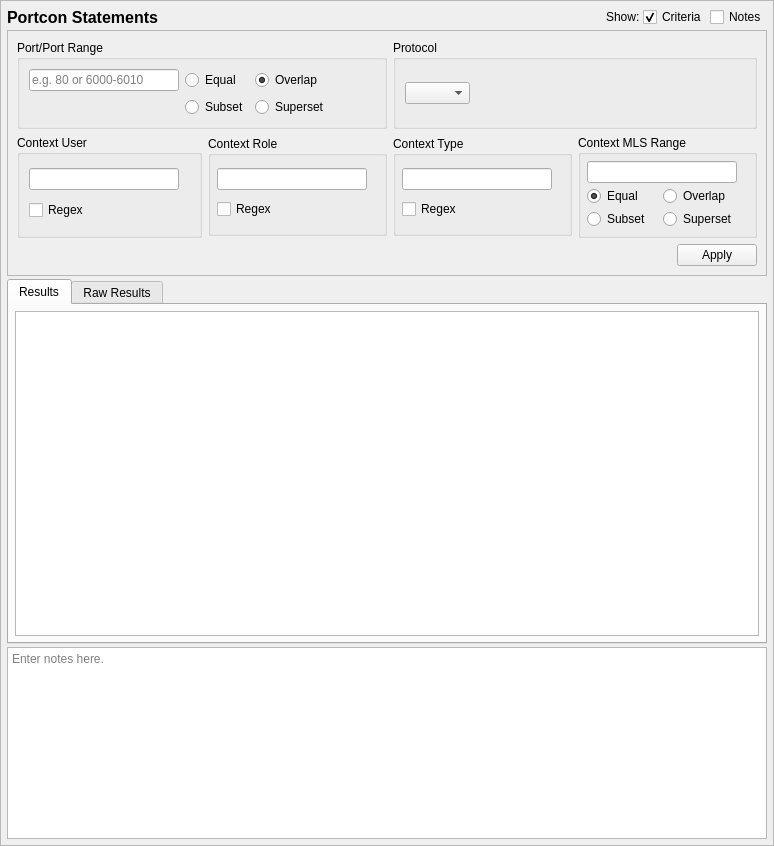
<?xml version="1.0" encoding="UTF-8"?>
<ui version="4.0">
 <class>PortconQueryTab_ui</class>
 <widget class="QScrollArea" name="PortconQueryTab_ui">
  <property name="geometry">
   <rect>
    <x>0</x>
    <y>0</y>
    <width>774</width>
    <height>846</height>
   </rect>
  </property>
  <property name="sizeAdjustPolicy">
   <enum>QAbstractScrollArea::AdjustToContents</enum>
  </property>
  <property name="widgetResizable">
   <bool>true</bool>
  </property>
  <widget class="QWidget" name="contents">
   <property name="geometry">
    <rect>
     <x>0</x>
     <y>0</y>
     <width>772</width>
     <height>844</height>
    </rect>
   </property>
   <property name="minimumSize">
    <size>
     <width>0</width>
     <height>0</height>
    </size>
   </property>
   <layout class="QGridLayout" name="gridLayout_9">
    <property name="leftMargin">
     <number>6</number>
    </property>
    <property name="topMargin">
     <number>6</number>
    </property>
    <property name="rightMargin">
     <number>6</number>
    </property>
    <property name="bottomMargin">
     <number>6</number>
    </property>
    <property name="spacing">
     <number>3</number>
    </property>
    <item row="3" column="0" colspan="5">
     <widget class="QTextEdit" name="notes">
      <property name="sizePolicy">
       <sizepolicy hsizetype="Preferred" vsizetype="Preferred">
        <horstretch>0</horstretch>
        <verstretch>0</verstretch>
       </sizepolicy>
      </property>
      <property name="minimumSize">
       <size>
        <width>0</width>
        <height>80</height>
       </size>
      </property>
      <property name="toolTip">
       <string>Optionally enter notes here about the query.</string>
      </property>
      <property name="placeholderText">
       <string>Enter notes here.</string>
      </property>
     </widget>
    </item>
    <item row="0" column="4">
     <widget class="QCheckBox" name="notes_expander">
      <property name="toolTip">
       <string>Show or hide the notes field (no data is lost)</string>
      </property>
      <property name="text">
       <string>Notes</string>
      </property>
     </widget>
    </item>
    <item row="0" column="3">
     <widget class="QCheckBox" name="criteria_expander">
      <property name="toolTip">
       <string>Show or hide the search criteria (no settings are lost)</string>
      </property>
      <property name="text">
       <string>Criteria</string>
      </property>
      <property name="checked">
       <bool>true</bool>
      </property>
     </widget>
    </item>
    <item row="0" column="0">
     <widget class="QLabel" name="label">
      <property name="sizePolicy">
       <sizepolicy hsizetype="Preferred" vsizetype="Fixed">
        <horstretch>0</horstretch>
        <verstretch>0</verstretch>
       </sizepolicy>
      </property>
      <property name="maximumSize">
       <size>
        <width>16777215</width>
        <height>20</height>
       </size>
      </property>
      <property name="font">
       <font>
        <pointsize>12</pointsize>
        <weight>75</weight>
        <bold>true</bold>
       </font>
      </property>
      <property name="text">
       <string>Portcon Statements</string>
      </property>
     </widget>
    </item>
    <item row="0" column="2">
     <widget class="QLabel" name="label_2">
      <property name="text">
       <string>Show:</string>
      </property>
     </widget>
    </item>
    <item row="0" column="1">
     <spacer name="horizontalSpacer_5">
      <property name="orientation">
       <enum>Qt::Horizontal</enum>
      </property>
      <property name="sizeHint" stdset="0">
       <size>
        <width>40</width>
        <height>20</height>
       </size>
      </property>
     </spacer>
    </item>
    <item row="2" column="0" colspan="5">
     <widget class="QTabWidget" name="results_frame">
      <property name="sizePolicy">
       <sizepolicy hsizetype="Preferred" vsizetype="MinimumExpanding">
        <horstretch>0</horstretch>
        <verstretch>1</verstretch>
       </sizepolicy>
      </property>
      <property name="currentIndex">
       <number>0</number>
      </property>
      <widget class="QWidget" name="results_framePage1">
       <property name="sizePolicy">
        <sizepolicy hsizetype="Preferred" vsizetype="MinimumExpanding">
         <horstretch>0</horstretch>
         <verstretch>0</verstretch>
        </sizepolicy>
       </property>
       <attribute name="title">
        <string>Results</string>
       </attribute>
       <layout class="QVBoxLayout" name="verticalLayout_3">
        <property name="leftMargin">
         <number>6</number>
        </property>
        <property name="topMargin">
         <number>6</number>
        </property>
        <property name="rightMargin">
         <number>6</number>
        </property>
        <property name="bottomMargin">
         <number>6</number>
        </property>
        <item>
         <widget class="SEToolsTableView" name="table_results">
          <property name="sizePolicy">
           <sizepolicy hsizetype="Preferred" vsizetype="MinimumExpanding">
            <horstretch>0</horstretch>
            <verstretch>0</verstretch>
           </sizepolicy>
          </property>
          <property name="sizeAdjustPolicy">
           <enum>QAbstractScrollArea::AdjustIgnored</enum>
          </property>
          <property name="alternatingRowColors">
           <bool>true</bool>
          </property>
          <property name="sortingEnabled">
           <bool>true</bool>
          </property>
         </widget>
        </item>
       </layout>
      </widget>
      <widget class="QWidget" name="results_framePage2">
       <property name="sizePolicy">
        <sizepolicy hsizetype="Preferred" vsizetype="MinimumExpanding">
         <horstretch>0</horstretch>
         <verstretch>0</verstretch>
        </sizepolicy>
       </property>
       <attribute name="title">
        <string>Raw Results</string>
       </attribute>
       <layout class="QVBoxLayout" name="verticalLayout_2">
        <property name="leftMargin">
         <number>6</number>
        </property>
        <property name="topMargin">
         <number>6</number>
        </property>
        <property name="rightMargin">
         <number>6</number>
        </property>
        <property name="bottomMargin">
         <number>6</number>
        </property>
        <item>
         <widget class="QPlainTextEdit" name="raw_results">
          <property name="sizePolicy">
           <sizepolicy hsizetype="Preferred" vsizetype="MinimumExpanding">
            <horstretch>0</horstretch>
            <verstretch>0</verstretch>
           </sizepolicy>
          </property>
          <property name="minimumSize">
           <size>
            <width>0</width>
            <height>0</height>
           </size>
          </property>
          <property name="font">
           <font>
            <family>Monospace</family>
           </font>
          </property>
          <property name="documentTitle">
           <string/>
          </property>
          <property name="lineWrapMode">
           <enum>QPlainTextEdit::NoWrap</enum>
          </property>
          <property name="readOnly">
           <bool>true</bool>
          </property>
         </widget>
        </item>
       </layout>
      </widget>
     </widget>
    </item>
    <item row="1" column="0" colspan="5">
     <widget class="QFrame" name="criteria_frame">
      <property name="maximumSize">
       <size>
        <width>16777215</width>
        <height>16777215</height>
       </size>
      </property>
      <property name="frameShape">
       <enum>QFrame::StyledPanel</enum>
      </property>
      <property name="frameShadow">
       <enum>QFrame::Raised</enum>
      </property>
      <layout class="QGridLayout" name="gridLayout_3">
       <item row="1" column="3" rowspan="2">
        <widget class="QGroupBox" name="range_criteria">
         <property name="maximumSize">
          <size>
           <width>16777215</width>
           <height>16777215</height>
          </size>
         </property>
         <property name="title">
          <string>Context MLS Range</string>
         </property>
         <layout class="QGridLayout" name="gridLayout_8">
          <property name="leftMargin">
           <number>6</number>
          </property>
          <property name="topMargin">
           <number>6</number>
          </property>
          <property name="rightMargin">
           <number>6</number>
          </property>
          <property name="bottomMargin">
           <number>6</number>
          </property>
          <property name="spacing">
           <number>3</number>
          </property>
          <item row="2" column="1">
           <widget class="QRadioButton" name="range_exact">
            <property name="toolTip">
             <string>Match the context's range if the criteria is equal to the context's range.</string>
            </property>
            <property name="text">
             <string>Equal</string>
            </property>
            <property name="checked">
             <bool>true</bool>
            </property>
           </widget>
          </item>
          <item row="2" column="2">
           <widget class="QRadioButton" name="range_overlap">
            <property name="toolTip">
             <string>Match the context's range if the criteria overlaps the context's range.</string>
            </property>
            <property name="text">
             <string>Overlap</string>
            </property>
           </widget>
          </item>
          <item row="3" column="1">
           <widget class="QRadioButton" name="range_subset">
            <property name="toolTip">
             <string>Match the context's range if the criteria is a subset of the context's range.</string>
            </property>
            <property name="text">
             <string>Subset</string>
            </property>
           </widget>
          </item>
          <item row="3" column="2">
           <widget class="QRadioButton" name="range_superset">
            <property name="toolTip">
             <string>Match the context's range if the criteria is a superset to the context's range.</string>
            </property>
            <property name="text">
             <string>Superset</string>
            </property>
           </widget>
          </item>
          <item row="1" column="1" colspan="2">
           <widget class="QLineEdit" name="range_">
            <property name="sizePolicy">
             <sizepolicy hsizetype="Preferred" vsizetype="Fixed">
              <horstretch>0</horstretch>
              <verstretch>0</verstretch>
             </sizepolicy>
            </property>
            <property name="minimumSize">
             <size>
              <width>150</width>
              <height>20</height>
             </size>
            </property>
            <property name="maximumSize">
             <size>
              <width>250</width>
              <height>16777215</height>
             </size>
            </property>
           </widget>
          </item>
          <item row="1" column="3">
           <spacer name="horizontalSpacer_7">
            <property name="orientation">
             <enum>Qt::Horizontal</enum>
            </property>
            <property name="sizeHint" stdset="0">
             <size>
              <width>40</width>
              <height>20</height>
             </size>
            </property>
           </spacer>
          </item>
         </layout>
        </widget>
       </item>
       <item row="3" column="3">
        <widget class="QDialogButtonBox" name="buttonBox">
         <property name="standardButtons">
          <set>QDialogButtonBox::Apply</set>
         </property>
        </widget>
       </item>
       <item row="1" column="2" rowspan="2">
        <widget class="QGroupBox" name="type_criteria">
         <property name="maximumSize">
          <size>
           <width>16777215</width>
           <height>100</height>
          </size>
         </property>
         <property name="title">
          <string>Context Type</string>
         </property>
         <layout class="QGridLayout" name="gridLayout_5">
          <property name="leftMargin">
           <number>6</number>
          </property>
          <property name="topMargin">
           <number>6</number>
          </property>
          <property name="rightMargin">
           <number>6</number>
          </property>
          <property name="bottomMargin">
           <number>6</number>
          </property>
          <property name="spacing">
           <number>3</number>
          </property>
          <item row="1" column="1">
           <widget class="QCheckBox" name="type_regex">
            <property name="toolTip">
             <string>Use regular expressions to match the context's type.</string>
            </property>
            <property name="text">
             <string>Regex</string>
            </property>
           </widget>
          </item>
          <item row="0" column="1">
           <widget class="QLineEdit" name="type_">
            <property name="sizePolicy">
             <sizepolicy hsizetype="Preferred" vsizetype="Fixed">
              <horstretch>0</horstretch>
              <verstretch>0</verstretch>
             </sizepolicy>
            </property>
            <property name="minimumSize">
             <size>
              <width>150</width>
              <height>0</height>
             </size>
            </property>
            <property name="maximumSize">
             <size>
              <width>250</width>
              <height>16777215</height>
             </size>
            </property>
           </widget>
          </item>
          <item row="0" column="2">
           <spacer name="horizontalSpacer_6">
            <property name="orientation">
             <enum>Qt::Horizontal</enum>
            </property>
            <property name="sizeHint" stdset="0">
             <size>
              <width>40</width>
              <height>20</height>
             </size>
            </property>
           </spacer>
          </item>
         </layout>
        </widget>
       </item>
       <item row="1" column="1" rowspan="2">
        <widget class="QGroupBox" name="role_criteria">
         <property name="maximumSize">
          <size>
           <width>16777215</width>
           <height>100</height>
          </size>
         </property>
         <property name="title">
          <string>Context Role</string>
         </property>
         <layout class="QGridLayout" name="gridLayout_2">
          <property name="leftMargin">
           <number>6</number>
          </property>
          <property name="topMargin">
           <number>6</number>
          </property>
          <property name="rightMargin">
           <number>6</number>
          </property>
          <property name="bottomMargin">
           <number>6</number>
          </property>
          <property name="spacing">
           <number>3</number>
          </property>
          <item row="0" column="0">
           <widget class="QLineEdit" name="role">
            <property name="sizePolicy">
             <sizepolicy hsizetype="Preferred" vsizetype="Fixed">
              <horstretch>0</horstretch>
              <verstretch>0</verstretch>
             </sizepolicy>
            </property>
            <property name="minimumSize">
             <size>
              <width>150</width>
              <height>0</height>
             </size>
            </property>
            <property name="maximumSize">
             <size>
              <width>250</width>
              <height>16777215</height>
             </size>
            </property>
           </widget>
          </item>
          <item row="1" column="0">
           <widget class="QCheckBox" name="role_regex">
            <property name="enabled">
             <bool>true</bool>
            </property>
            <property name="toolTip">
             <string>Use regular expressions to match the context's role.</string>
            </property>
            <property name="text">
             <string>Regex</string>
            </property>
           </widget>
          </item>
          <item row="0" column="1">
           <spacer name="horizontalSpacer_4">
            <property name="orientation">
             <enum>Qt::Horizontal</enum>
            </property>
            <property name="sizeHint" stdset="0">
             <size>
              <width>40</width>
              <height>20</height>
             </size>
            </property>
           </spacer>
          </item>
         </layout>
        </widget>
       </item>
       <item row="1" column="0" rowspan="2">
        <widget class="QGroupBox" name="user_critera">
         <property name="title">
          <string>Context User</string>
         </property>
         <layout class="QGridLayout" name="gridLayout_6">
          <item row="0" column="0">
           <widget class="QLineEdit" name="user">
            <property name="sizePolicy">
             <sizepolicy hsizetype="Preferred" vsizetype="Fixed">
              <horstretch>0</horstretch>
              <verstretch>0</verstretch>
             </sizepolicy>
            </property>
            <property name="minimumSize">
             <size>
              <width>150</width>
              <height>0</height>
             </size>
            </property>
           </widget>
          </item>
          <item row="1" column="0">
           <widget class="QCheckBox" name="user_regex">
            <property name="toolTip">
             <string>Use regular expressions to match the context's user.</string>
            </property>
            <property name="text">
             <string>Regex</string>
            </property>
           </widget>
          </item>
          <item row="0" column="1">
           <spacer name="horizontalSpacer_3">
            <property name="orientation">
             <enum>Qt::Horizontal</enum>
            </property>
            <property name="sizeHint" stdset="0">
             <size>
              <width>40</width>
              <height>20</height>
             </size>
            </property>
           </spacer>
          </item>
         </layout>
        </widget>
       </item>
       <item row="0" column="0" colspan="2">
        <widget class="QGroupBox" name="port_criteria">
         <property name="title">
          <string>Port/Port Range</string>
         </property>
         <layout class="QGridLayout" name="gridLayout">
          <item row="0" column="0">
           <widget class="QLineEdit" name="ports">
            <property name="sizePolicy">
             <sizepolicy hsizetype="Preferred" vsizetype="Fixed">
              <horstretch>0</horstretch>
              <verstretch>0</verstretch>
             </sizepolicy>
            </property>
            <property name="minimumSize">
             <size>
              <width>150</width>
              <height>0</height>
             </size>
            </property>
            <property name="placeholderText">
             <string>e.g. 80 or 6000-6010</string>
            </property>
           </widget>
          </item>
          <item row="1" column="3">
           <widget class="QRadioButton" name="ports_superset">
            <property name="toolTip">
             <string>Match the port range if the criteria is a superset to the portcon's port range.</string>
            </property>
            <property name="text">
             <string>Superset</string>
            </property>
           </widget>
          </item>
          <item row="0" column="3">
           <widget class="QRadioButton" name="ports_overlap">
            <property name="toolTip">
             <string>Match the port range if the criteria overlaps the portcon's port range.</string>
            </property>
            <property name="text">
             <string>Overlap</string>
            </property>
            <property name="checked">
             <bool>true</bool>
            </property>
           </widget>
          </item>
          <item row="0" column="2">
           <widget class="QRadioButton" name="ports_exact">
            <property name="toolTip">
             <string>Match the port range if the criteria is equal to the portcon's port range.</string>
            </property>
            <property name="text">
             <string>Equal</string>
            </property>
            <property name="checked">
             <bool>false</bool>
            </property>
           </widget>
          </item>
          <item row="1" column="2">
           <widget class="QRadioButton" name="ports_subset">
            <property name="toolTip">
             <string>Match the port range if the criteria is a subset of the portcon's port range.</string>
            </property>
            <property name="text">
             <string>Subset</string>
            </property>
           </widget>
          </item>
          <item row="0" column="4">
           <spacer name="horizontalSpacer">
            <property name="orientation">
             <enum>Qt::Horizontal</enum>
            </property>
            <property name="sizeHint" stdset="0">
             <size>
              <width>40</width>
              <height>20</height>
             </size>
            </property>
           </spacer>
          </item>
         </layout>
        </widget>
       </item>
       <item row="0" column="2" colspan="2">
        <widget class="QGroupBox" name="protocol_criteria">
         <property name="title">
          <string>Protocol</string>
         </property>
         <layout class="QGridLayout" name="gridLayout_4">
          <item row="0" column="1">
           <spacer name="horizontalSpacer_2">
            <property name="orientation">
             <enum>Qt::Horizontal</enum>
            </property>
            <property name="sizeHint" stdset="0">
             <size>
              <width>40</width>
              <height>20</height>
             </size>
            </property>
           </spacer>
          </item>
          <item row="0" column="0">
           <widget class="QComboBox" name="protocol">
            <item>
             <property name="text">
              <string/>
             </property>
            </item>
            <item>
             <property name="text">
              <string>DCCP</string>
             </property>
            </item>
            <item>
             <property name="text">
              <string>TCP</string>
             </property>
            </item>
            <item>
             <property name="text">
              <string>UDP</string>
             </property>
            </item>
           </widget>
          </item>
         </layout>
        </widget>
       </item>
      </layout>
      <zorder>role_criteria</zorder>
      <zorder>type_criteria</zorder>
      <zorder>user_critera</zorder>
      <zorder>range_criteria</zorder>
      <zorder>buttonBox</zorder>
      <zorder>protocol_criteria</zorder>
      <zorder>port_criteria</zorder>
     </widget>
    </item>
   </layout>
  </widget>
 </widget>
 <customwidgets>
  <customwidget>
   <class>SEToolsTableView</class>
   <extends>QTableView</extends>
   <header>setoolsgui/tableview.h</header>
  </customwidget>
 </customwidgets>
 <tabstops>
  <tabstop>criteria_expander</tabstop>
  <tabstop>notes_expander</tabstop>
  <tabstop>ports</tabstop>
  <tabstop>ports_exact</tabstop>
  <tabstop>ports_overlap</tabstop>
  <tabstop>ports_subset</tabstop>
  <tabstop>ports_superset</tabstop>
  <tabstop>protocol</tabstop>
  <tabstop>user</tabstop>
  <tabstop>user_regex</tabstop>
  <tabstop>role</tabstop>
  <tabstop>role_regex</tabstop>
  <tabstop>type_</tabstop>
  <tabstop>type_regex</tabstop>
  <tabstop>range_</tabstop>
  <tabstop>range_exact</tabstop>
  <tabstop>range_overlap</tabstop>
  <tabstop>range_subset</tabstop>
  <tabstop>range_superset</tabstop>
  <tabstop>results_frame</tabstop>
  <tabstop>table_results</tabstop>
  <tabstop>raw_results</tabstop>
  <tabstop>notes</tabstop>
 </tabstops>
 <resources/>
 <connections>
  <connection>
   <sender>criteria_expander</sender>
   <signal>toggled(bool)</signal>
   <receiver>criteria_frame</receiver>
   <slot>setVisible(bool)</slot>
   <hints>
    <hint type="sourcelabel">
     <x>592</x>
     <y>16</y>
    </hint>
    <hint type="destinationlabel">
     <x>386</x>
     <y>232</y>
    </hint>
   </hints>
  </connection>
  <connection>
   <sender>notes_expander</sender>
   <signal>toggled(bool)</signal>
   <receiver>notes</receiver>
   <slot>setVisible(bool)</slot>
   <hints>
    <hint type="sourcelabel">
     <x>735</x>
     <y>16</y>
    </hint>
    <hint type="destinationlabel">
     <x>386</x>
     <y>756</y>
    </hint>
   </hints>
  </connection>
 </connections>
</ui>
